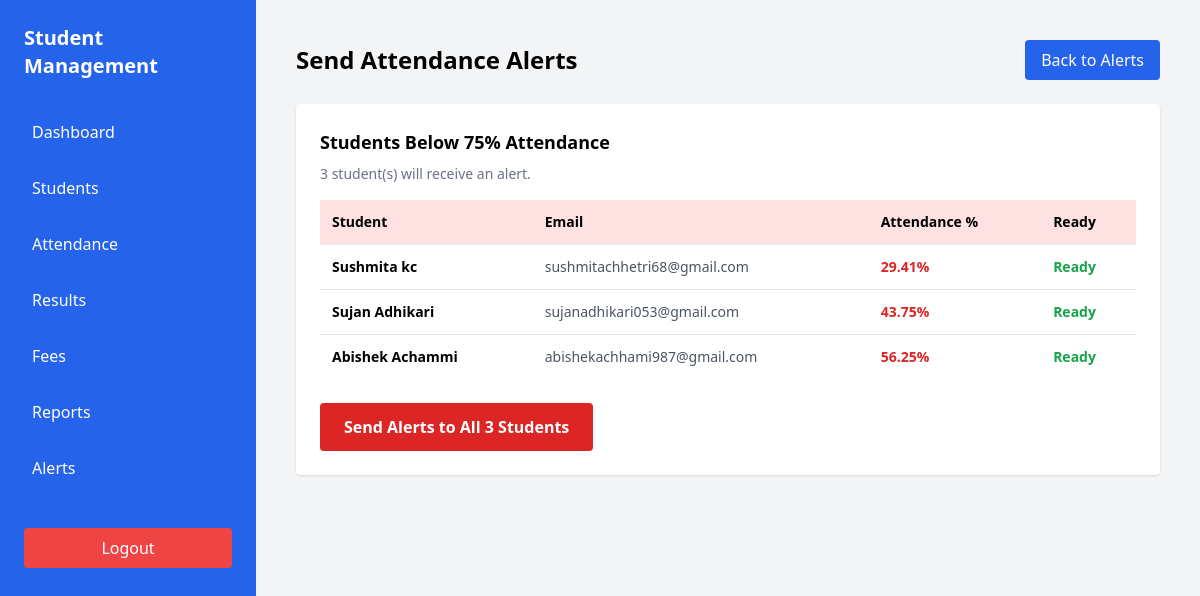
/send_alert.php, run on the app's committed database.
### tables this page shows
CREATE TABLE `students` (
  `student_id` int(11) NOT NULL,
  `first_name` varchar(50) DEFAULT NULL,
  `last_name` varchar(50) DEFAULT NULL,
  `email` varchar(100) DEFAULT NULL,
  `phone` varchar(20) DEFAULT NULL
);

### send_alert.php (the view, shortened to what this page needs)
<?php
include("database.php");
$bulk = isset($_POST['send_bulk']);
$result  = mysqli_query($conn, "
SELECT s.student_id, s.first_name, s.last_name, s.email,
IF(COUNT(a.status)=0, 0,
   ROUND(
   (COUNT(CASE WHEN a.status='Present' THEN 1 END)
   + (COUNT(CASE WHEN a.status='Late' THEN 1 END) * 0.5))
   *100 / COUNT(a.status), 2)
) AS percentage
FROM students s
LEFT JOIN attendance a ON s.student_id = a.student_id
GROUP BY s.student_id
HAVING percentage < 75
ORDER BY percentage ASC
");
$students = array();
while ($r = mysqli_fetch_assoc($result)) {
    $students[] = $r;
}
$sent   = 0;
$failed = 0;
$log    = array();
?>
<!DOCTYPE html>
<html>
<head>
<script src="https://cdn.tailwindcss.com"></script>
</head>
<body class="bg-gray-100">
<div class="flex">
<?php include("sidebar.php"); ?>
<div class="flex-1 p-10">
  <div class="flex justify-between items-center mb-6">
    <h1 class="text-2xl font-bold">Send Attendance Alerts</h1>
    <a href="low_attendance.php" class="bg-blue-600 text-white px-4 py-2 rounded hover:bg-blue-700">Back to Alerts</a>
  </div>
  <?php if ($bulk): ?>
  <div class="grid grid-cols-3 gap-6 mb-8">
    <div class="bg-green-600 text-white p-6 rounded shadow text-center">
      <p class="text-4xl font-bold"><?php echo $sent; ?></p>
      <p class="mt-1">Emails Sent</p>
    </div>
    <div class="bg-red-600 text-white p-6 rounded shadow text-center">
      <p class="text-4xl font-bold"><?php echo $failed; ?></p>
      <p class="mt-1">Failed</p>
    </div>
    <div class="bg-gray-600 text-white p-6 rounded shadow text-center">
      <p class="text-4xl font-bold"><?php echo count($log); ?></p>
      <p class="mt-1">Total Processed</p>
    </div>
  </div>
  <div class="bg-white rounded shadow p-6 mb-8">
    <h2 class="font-bold text-lg mb-4">Send Log</h2>
    <table class="w-full text-sm">
      <tr class="bg-gray-100">
        <th class="p-2 text-left">Student</th>
        <th class="p-2 text-left">Email</th>
        <th class="p-2 text-left">Attendance</th>
        <th class="p-2 text-left">Result</th>
      </tr>
      <?php foreach ($log as $l): ?>
      <tr class="border-t">
        <td class="p-2"><?php echo htmlspecialchars($l['name']); ?></td>
        <td class="p-2 text-gray-500"><?php echo htmlspecialchars(isset($l['email']) ? $l['email'] : '—'); ?></td>
        <td class="p-2"><?php echo isset($l['pct']) ? $l['pct'].'%' : '—'; ?></td>
        <td class="p2 font-semibold
          <?php echo $l['status']==='sent' ? 'text-green-600' : ($l['status']==='fail' ? 'text-red-600' : 'text-yellow-600'); ?>">
          <?php
            if ($l['status']==='sent')  echo 'Sent';
            elseif ($l['status']==='fail') echo 'Failed: '.htmlspecialchars($l['msg']);
            else echo 'Skipped: '.htmlspecialchars($l['msg']);
          ?>
        </td>
      </tr>
      <?php endforeach; ?>
    </table>
  </div>
  <?php else: ?>
  <div class="bg-white rounded shadow p-6 mb-8">
    <h2 class="font-bold text-lg mb-2">Students Below 75% Attendance</h2>
    <p class="text-gray-500 text-sm mb-4"><?php echo count($students); ?> student(s) will receive an alert.</p>
    <?php if (count($students) === 0): ?>
      <div class="bg-green-50 border border-green-200 text-green-700 p-4 rounded">
        All students have attendance above 75%. No alerts needed!
      </div>
    <?php else: ?>
    <table class="w-full text-sm mb-6">
      <tr class="bg-red-100">
        <th class="p-3 text-left">Student</th>
        <th class="p-3 text-left">Email</th>
        <th class="p-3 text-left">Attendance %</th>
        <th class="p-3 text-left">Ready</th>
      </tr>
      <?php foreach ($students as $row): ?>
      <tr class="border-t">
        <td class="p-3 font-semibold"><?php echo htmlspecialchars($row['first_name'].' '.$row['last_name']); ?></td>
        <td class="p-3 text-gray-600"><?php echo htmlspecialchars($row['email'] ? $row['email'] : '—'); ?></td>
        <td class="p-3 font-bold text-red-600"><?php echo $row['percentage']; ?>%</td>
        <td class="p-3">
          <?php if (empty($row['email'])): ?>
            <span class="text-yellow-600 font-semibold">No email on record</span>
          <?php else: ?>
            <span class="text-green-600 font-semibold">Ready</span>
          <?php endif; ?>
        </td>
      </tr>
      <?php endforeach; ?>
    </table>
    <form method="POST">
      <button type="submit" name="send_bulk"
        class="bg-red-600 text-white px-6 py-3 rounded hover:bg-red-700 font-semibold">
        Send Alerts to All <?php echo count($students); ?> Students
      </button>
    </form>
    <?php endif; ?>
  </div>
  <?php endif; ?>
</div>
</div>
</body>
</html>

### data on the page
students: first_name+last_name "Sushmita kc", email "sushmitachhetri68@gmail.com", percentage "29.41", shows "Ready"
students: first_name+last_name "Sujan Adhikari", email "sujanadhikari053@gmail.com", percentage "43.75", shows "Ready"
students: first_name+last_name "Abishek Achammi", email "abishekachhami987@gmail.com", percentage "56.25", shows "Ready"

### other printed values
count($students) "3"
